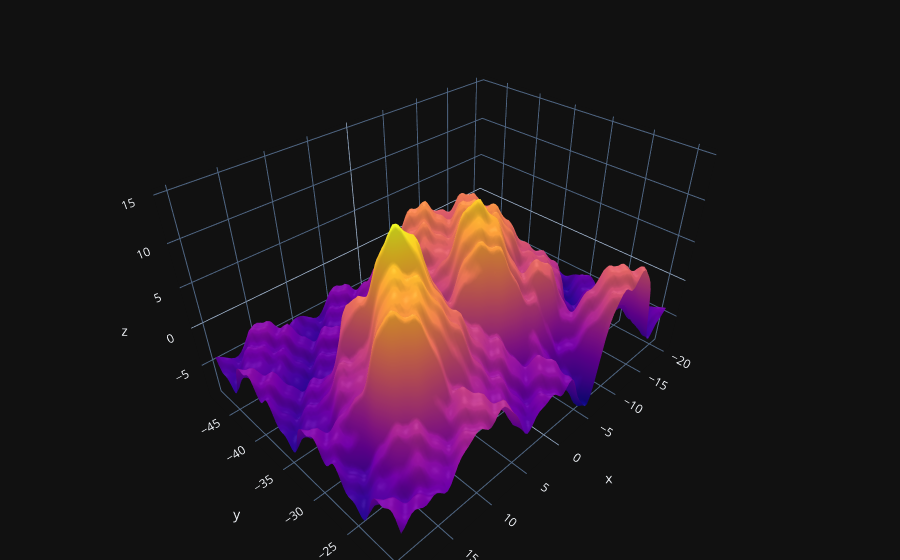

Source (notebook cell):
### Code cell
fig =  go.Figure(
    data = [go.Surface(z=Z, x=X, y=Y, showscale=False)]
)

fig.add_trace(
    go.Scatter3d(
        x=[random_x],
        y=[random_y],
        z=[random_z],
        mode='markers',
        marker=dict(size=2, color='black'),
        name='Random Point'
    )
)
fig.update_layout(template = 'plotly_dark')

fig.update_layout(
    scene_camera=dict(
        eye=dict(x=1.25, y=1.25, z=1.25), # Initial camera position
    ),
    margin=dict(l=0, r=0, b=0, t=0)
)

fig.show()

### Figure 1 — Plotly figure (JSON) as saved in the notebook; plotly's stock layout.template omitted (floating-point values rounded to 4 significant figures; data arrays with more than 128 entries replaced by an {"elided": "..."} marker saying what was removed)
{"data": [{"showscale": false, "type": "surface", "x": {"elided": "100x100 float values"}, "y": {"elided": "100x100 float values"}, "z": {"elided": "100x100 float values"}}, {"marker": {"color": "black", "size": 2}, "mode": "markers", "name": "Random Point", "type": "scatter3d", "x": [-1.818], "y": [-43.02], "z": [3.202]}], "layout": {"margin": {"b": 0, "l": 0, "r": 0, "t": 0}, "scene": {"camera": {"eye": {"x": 1.25, "y": 1.25, "z": 1.25}}}}}
